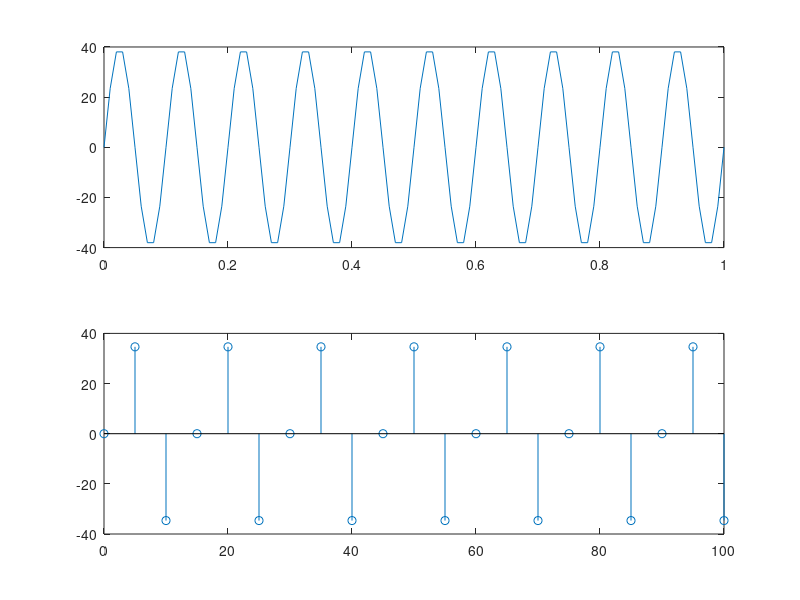

Write MATLAB code to recreate this figure.
clc;
clear all;
close all;

a = 40;

F = 10;
t = (0: .01 :1);

Fs = 15; 
ts = (0: 5: 100);

x = a*sin(2*pi*F*t);
subplot(2,1,1);
plot(t,x);

y = a*sin(2*pi*(F/Fs)*ts);
subplot(2,1,2);
stem(ts,y);